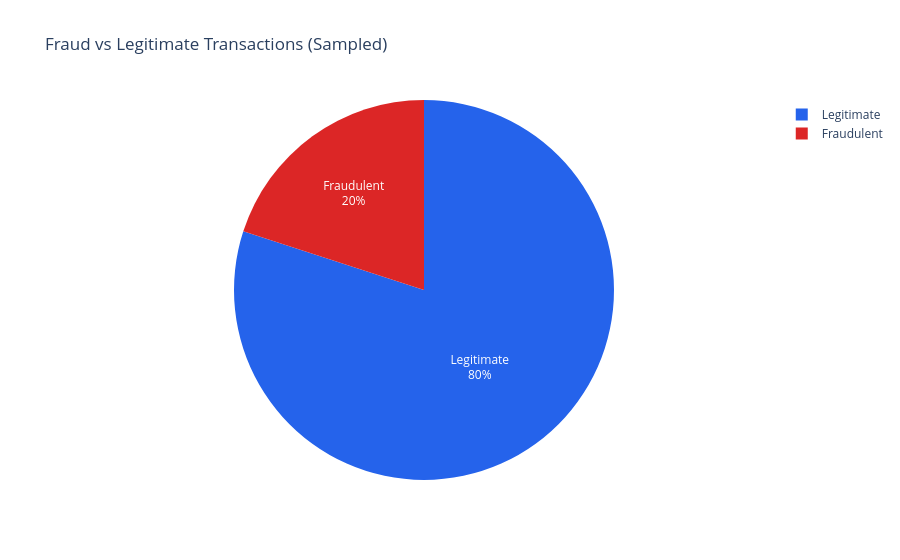

The code cell stored with this chart in its notebook:
### Markdown cell above
### 4.1 Fraud Distribution

### Code cell
fig = px.pie(df, names=df['isFraud'].map({0: "Legitimate", 1: "Fraudulent"}),
             title="Fraud vs Legitimate Transactions (Sampled)",
             color_discrete_sequence=["#2563eb", "#dc2626"])
fig.update_traces(textinfo="percent+label")
fig.show()

### Figure 1 — Plotly figure (JSON) as saved in the notebook; plotly's stock layout.template omitted (floating-point values rounded to 4 significant figures; data arrays with more than 128 entries replaced by an {"elided": "..."} marker saying what was removed)
{"data": [{"domain": {"x": [0.0, 1.0], "y": [0.0, 1.0]}, "hovertemplate": "label=%{label}<extra></extra>", "labels": {"elided": "15000 str values"}, "legendgroup": "", "name": "", "showlegend": true, "textinfo": "percent+label", "type": "pie"}], "layout": {"legend": {"tracegroupgap": 0}, "piecolorway": ["#2563eb", "#dc2626"], "title": {"text": "Fraud vs Legitimate Transactions (Sampled)"}}}
